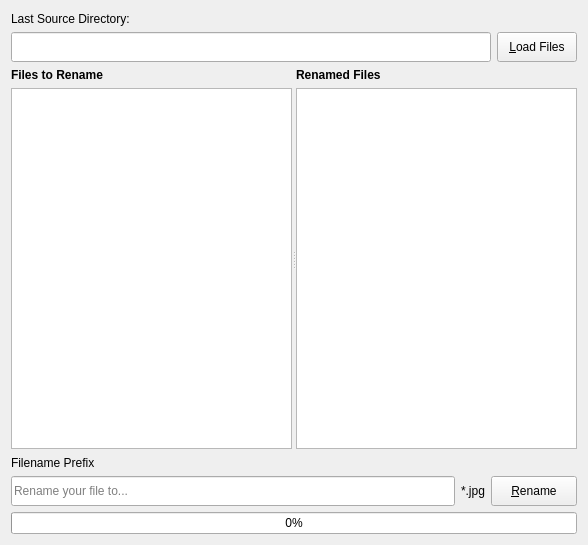
<?xml version="1.0" encoding="UTF-8"?>
<ui version="4.0">
 <class>Window</class>
 <widget class="QWidget" name="Window">
  <property name="geometry">
   <rect>
    <x>0</x>
    <y>0</y>
    <width>588</width>
    <height>545</height>
   </rect>
  </property>
  <property name="windowTitle">
   <string>RP Rename</string>
  </property>
  <layout class="QGridLayout" name="gridLayout">
   <item row="0" column="0" colspan="4">
    <widget class="QLabel" name="label">
     <property name="minimumSize">
      <size>
       <width>0</width>
       <height>15</height>
      </size>
     </property>
     <property name="maximumSize">
      <size>
       <width>16777215</width>
       <height>15</height>
      </size>
     </property>
     <property name="text">
      <string>Last Source Directory:</string>
     </property>
    </widget>
   </item>
   <item row="1" column="0" colspan="3">
    <widget class="QLineEdit" name="dirEdit">
     <property name="minimumSize">
      <size>
       <width>0</width>
       <height>30</height>
      </size>
     </property>
     <property name="maximumSize">
      <size>
       <width>16777215</width>
       <height>30</height>
      </size>
     </property>
    </widget>
   </item>
   <item row="1" column="3">
    <widget class="QPushButton" name="loadFilesButton">
     <property name="minimumSize">
      <size>
       <width>0</width>
       <height>30</height>
      </size>
     </property>
     <property name="maximumSize">
      <size>
       <width>16777215</width>
       <height>30</height>
      </size>
     </property>
     <property name="text">
      <string>&amp;Load Files</string>
     </property>
    </widget>
   </item>
   <item row="2" column="0" colspan="4">
    <widget class="QSplitter" name="splitter">
     <property name="orientation">
      <enum>Qt::Horizontal</enum>
     </property>
     <widget class="QWidget" name="">
      <layout class="QVBoxLayout" name="verticalLayout">
       <item>
        <widget class="QLabel" name="label_2">
         <property name="font">
          <font>
           <weight>75</weight>
           <bold>true</bold>
          </font>
         </property>
         <property name="text">
          <string>Files to Rename</string>
         </property>
        </widget>
       </item>
       <item>
        <widget class="QListWidget" name="srcFileList"/>
       </item>
      </layout>
     </widget>
     <widget class="QWidget" name="">
      <layout class="QVBoxLayout" name="verticalLayout_2">
       <item>
        <widget class="QLabel" name="label_3">
         <property name="font">
          <font>
           <weight>75</weight>
           <bold>true</bold>
          </font>
         </property>
         <property name="text">
          <string>Renamed Files</string>
         </property>
        </widget>
       </item>
       <item>
        <widget class="QListWidget" name="dstFileList"/>
       </item>
      </layout>
     </widget>
    </widget>
   </item>
   <item row="3" column="0" colspan="4">
    <widget class="QLabel" name="label_4">
     <property name="minimumSize">
      <size>
       <width>0</width>
       <height>15</height>
      </size>
     </property>
     <property name="maximumSize">
      <size>
       <width>16777215</width>
       <height>15</height>
      </size>
     </property>
     <property name="text">
      <string>Filename Prefix</string>
     </property>
    </widget>
   </item>
   <item row="4" column="0">
    <widget class="QLineEdit" name="prefixEdit">
     <property name="minimumSize">
      <size>
       <width>0</width>
       <height>30</height>
      </size>
     </property>
     <property name="maximumSize">
      <size>
       <width>16777215</width>
       <height>30</height>
      </size>
     </property>
     <property name="placeholderText">
      <string>Rename your file to...</string>
     </property>
    </widget>
   </item>
   <item row="4" column="1">
    <widget class="QLabel" name="extensionLabel">
     <property name="minimumSize">
      <size>
       <width>0</width>
       <height>30</height>
      </size>
     </property>
     <property name="maximumSize">
      <size>
       <width>16777215</width>
       <height>30</height>
      </size>
     </property>
     <property name="text">
      <string>*.jpg</string>
     </property>
    </widget>
   </item>
   <item row="4" column="2" colspan="2">
    <widget class="QPushButton" name="renameFilesButton">
     <property name="minimumSize">
      <size>
       <width>0</width>
       <height>30</height>
      </size>
     </property>
     <property name="maximumSize">
      <size>
       <width>16777215</width>
       <height>30</height>
      </size>
     </property>
     <property name="text">
      <string>&amp;Rename</string>
     </property>
    </widget>
   </item>
   <item row="5" column="0" colspan="4">
    <widget class="QProgressBar" name="progressBar">
     <property name="value">
      <number>0</number>
     </property>
     <property name="alignment">
      <set>Qt::AlignLeading|Qt::AlignLeft|Qt::AlignVCenter</set>
     </property>
    </widget>
   </item>
  </layout>
 </widget>
 <resources/>
 <connections/>
</ui>
